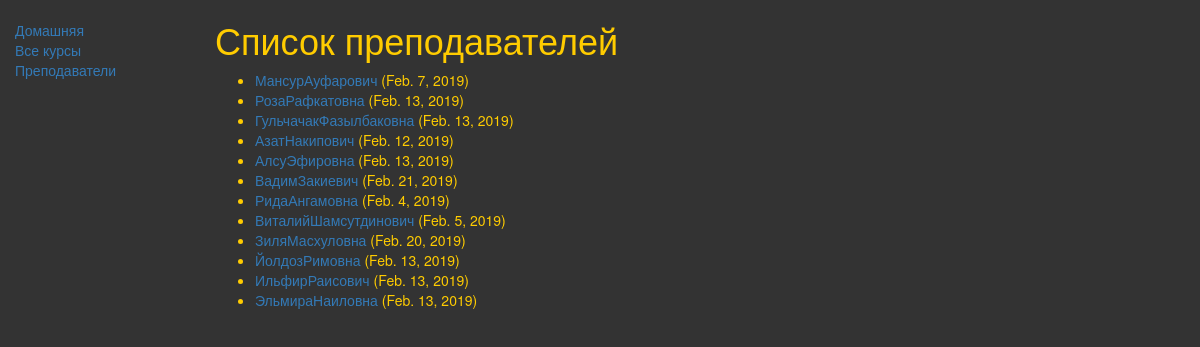
/firstapp/teacher/, run on the app's committed database.
### firstapp/models.py (models this page shows, shortened)
class teacher(models.Model):
    first_name = models.CharField(max_length=100)
    last_name = models.CharField(max_length=100)
    date_of_birth = models.DateField(null=True, blank=True)
    def get_absolute_url(self):
        return reverse('Данные о преподавателе', args=[str(self.id)])

### firstapp/views.py (the view)
class teacherListView(generic.ListView):
    model = teacher

### firstapp/templates/firstapp/teacher_list.html
{% extends "base_generic.html" %}
{% block content %}
<h1>Список преподавателей</h1>
{% if teacher_list %}
<ul>
{% for teacher in teacher_list %}
<li>
<a href="{{ teacher.get_absolute_url }}">{{ teacher.first_name }}{{ teacher.last_name }}</a>
({{teacher.date_of_birth}})
</li>
{% endfor %}
</ul>
{% else %}
<p>Преподаватели отсутствуют.</p>
{% endif %}
{% endblock %}

### data on the page
teacher: first_name "Мансур", last_name "Ауфарович", date_of_birth "Feb. 7, 2019"
teacher: first_name "Роза", last_name "Рафкатовна", date_of_birth "Feb. 13, 2019"
teacher: first_name "Гульчачак", last_name "Фазылбаковна", date_of_birth "Feb. 13, 2019"
teacher: first_name "Азат", last_name "Накипович", date_of_birth "Feb. 12, 2019"
teacher: first_name "Алсу", last_name "Эфировна", date_of_birth "Feb. 13, 2019"
teacher: first_name "Вадим", last_name "Закиевич", date_of_birth "Feb. 21, 2019"
teacher: first_name "Рида", last_name "Ангамовна", date_of_birth "Feb. 4, 2019"
teacher: first_name "Виталий", last_name "Шамсутдинович", date_of_birth "Feb. 5, 2019"
teacher: first_name "Зиля", last_name "Масхуловна", date_of_birth "Feb. 20, 2019"
teacher: first_name "Йолдоз", last_name "Римовна", date_of_birth "Feb. 13, 2019"
teacher: first_name "Ильфир", last_name "Раисович", date_of_birth "Feb. 13, 2019"
teacher: first_name "Эльмира", last_name "Наиловна", date_of_birth "Feb. 13, 2019"
